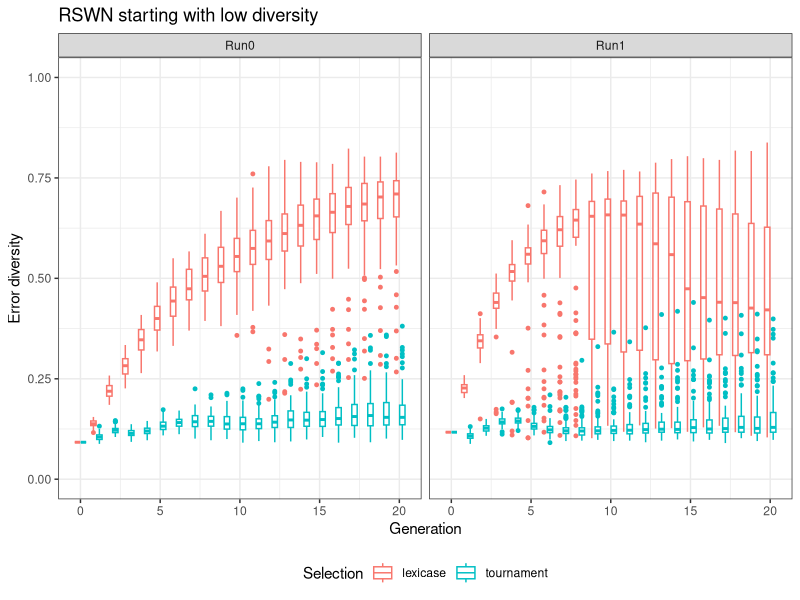
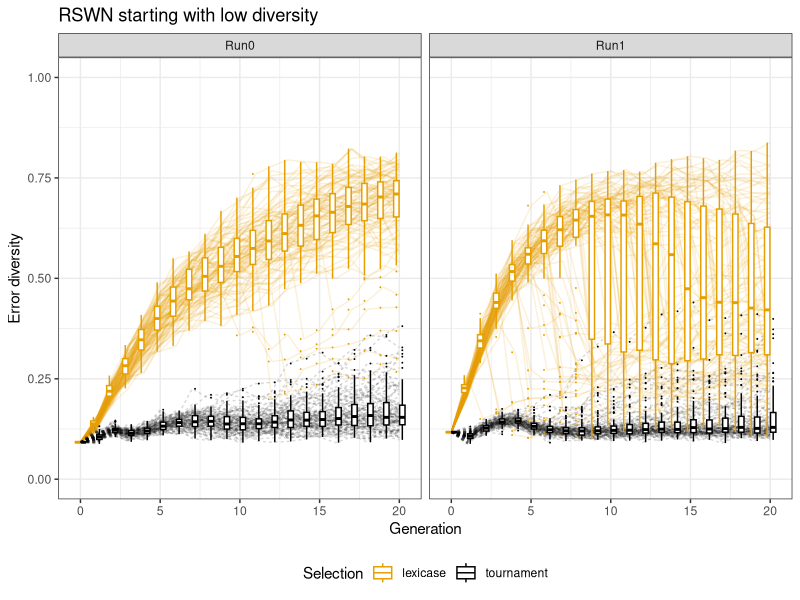
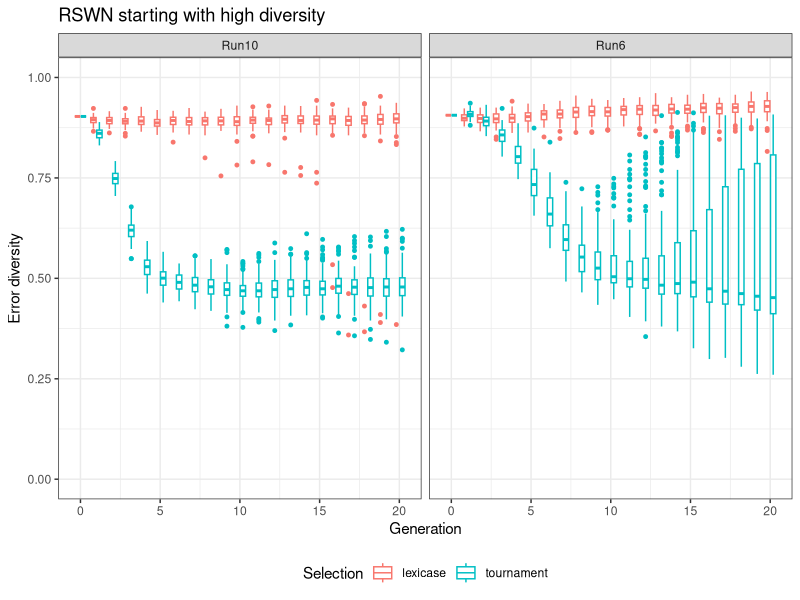
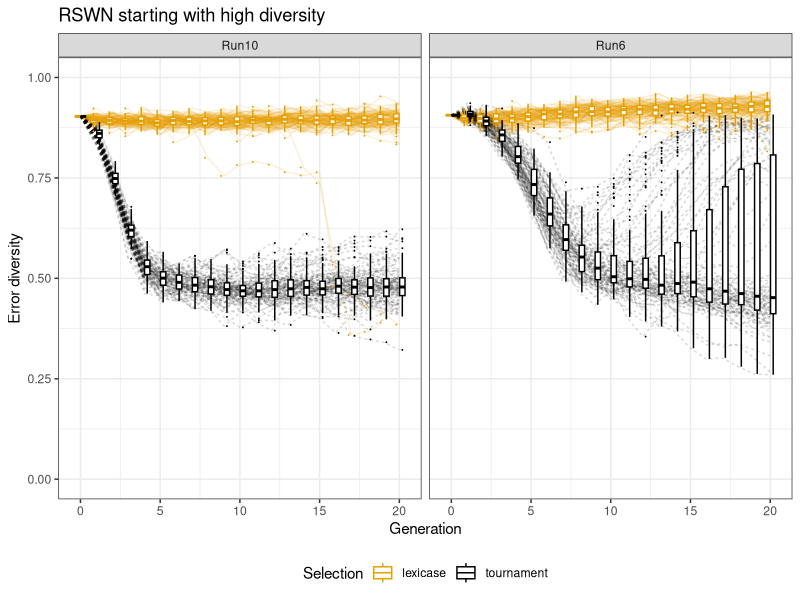
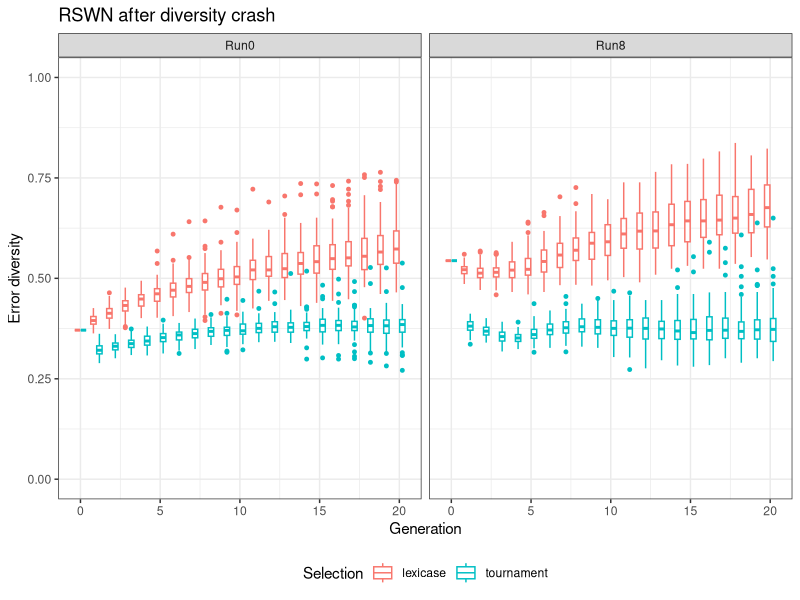
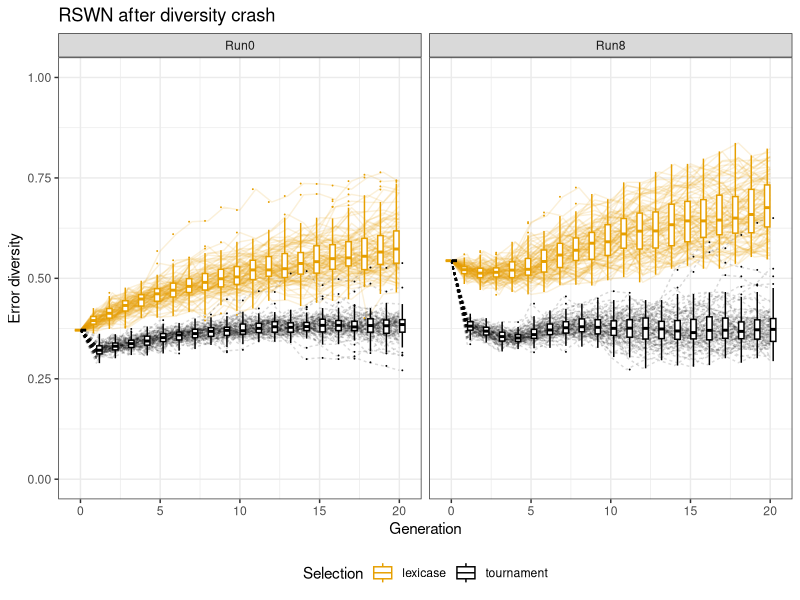
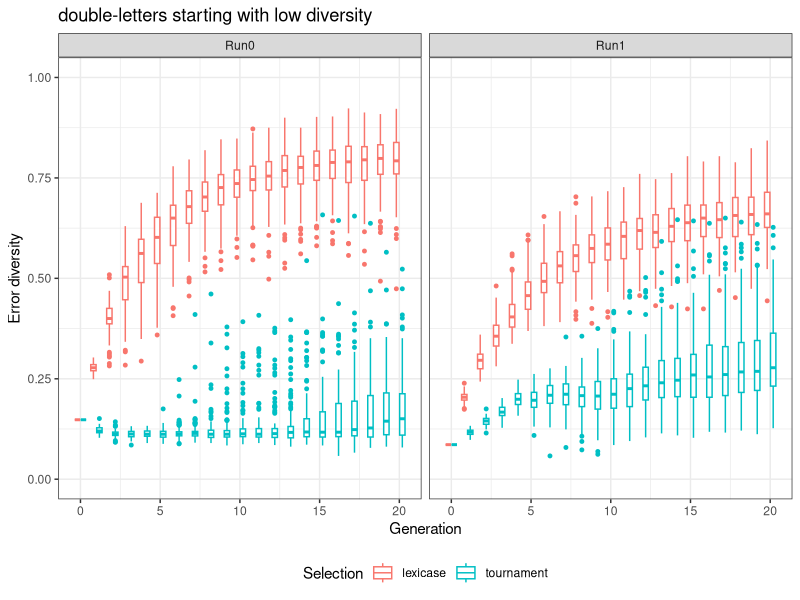
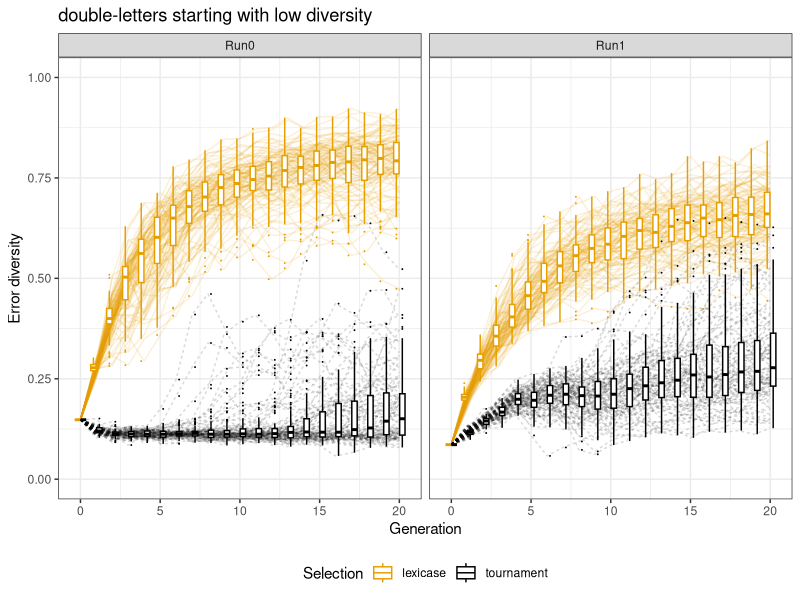

Recreate these plots in R, in order.
## ---- chunk 1
library("ggplot2")

div15run0 <- read.csv("data/RSWN/div15run0.csv")
div15run1 <- read.csv("data/RSWN/div15run1.csv")
div90run6 <- read.csv("data/RSWN/div90run6.csv")
div90run10 <- read.csv("data/RSWN/div90run10.csv")
drop25run0 <- read.csv("data/RSWN/drop25run0.csv")
drop25run8 <- read.csv("data/RSWN/drop25run8.csv")

dl_div15run0 <- read.csv("data/DoubleLetters/double_letters_div15_run0.csv")
dl_div15run1 <- read.csv("data/DoubleLetters/double_letters_div15_run1.csv")
dl_div90run0 <- read.csv("data/DoubleLetters/double_letters_div90_run0.csv")
dl_div90run3 <- read.csv("data/DoubleLetters/double_letters_div90_run3.csv")
dl_drop25run0 <- read.csv("data/DoubleLetters/double_letters_drop_25_run0.csv")
dl_drop25run21 <- read.csv("data/DoubleLetters/double_letters_drop_25_run21.csv")
## ---- chunk 2
#for (d in list(div15run0, div15run1, div90run6, div90run10, drop25run0, drop25run8)) {
#  d$selection <- sapply(strsplit(as.character(d$method), "-"), function(l) l[[3]])
#  print(names(d))
#}

div15run0$selection <- sapply(strsplit(as.character(div15run0$method), "-"), function(l) l[[3]])
div15run1$selection <- sapply(strsplit(as.character(div15run1$method), "-"), function(l) l[[3]])
div90run6$selection <- sapply(strsplit(as.character(div90run6$method), "-"), function(l) l[[3]])
div90run10$selection <- sapply(strsplit(as.character(div90run10$method), "-"), function(l) l[[3]])
drop25run0$selection <- sapply(strsplit(as.character(drop25run0$method), "-"), function(l) l[[3]])
drop25run8$selection <- sapply(strsplit(as.character(drop25run8$method), "-"), function(l) l[[3]])

dl_div15run0$selection <- sapply(strsplit(as.character(dl_div15run0$method), "-"), function(l) l[[3]])
dl_div15run1$selection <- sapply(strsplit(as.character(dl_div15run1$method), "-"), function(l) l[[3]])
dl_div90run0$selection <- sapply(strsplit(as.character(dl_div90run0$method), "-"), function(l) l[[3]])
dl_div90run3$selection <- sapply(strsplit(as.character(dl_div90run3$method), "-"), function(l) l[[3]])
dl_drop25run0$selection <- sapply(strsplit(as.character(dl_drop25run0$method), "-"), function(l) l[[3]])
dl_drop25run21$selection <- sapply(strsplit(as.character(dl_drop25run21$method), "-"), function(l) l[[3]])

div15run0$run <- sapply(strsplit(as.character(div15run0$method), "-"), function(l) l[[2]])
div15run1$run <- sapply(strsplit(as.character(div15run1$method), "-"), function(l) l[[2]])
div90run6$run <- sapply(strsplit(as.character(div90run6$method), "-"), function(l) l[[2]])
div90run10$run <- sapply(strsplit(as.character(div90run10$method), "-"), function(l) l[[2]])
drop25run0$run <- sapply(strsplit(as.character(drop25run0$method), "-"), function(l) l[[2]])
drop25run8$run <- sapply(strsplit(as.character(drop25run8$method), "-"), function(l) l[[2]])

dl_div15run0$run <- sapply(strsplit(as.character(dl_div15run0$method), "-"), function(l) l[[2]])
dl_div15run1$run <- sapply(strsplit(as.character(dl_div15run1$method), "-"), function(l) l[[2]])
dl_div90run0$run <- sapply(strsplit(as.character(dl_div90run0$method), "-"), function(l) l[[2]])
dl_div90run3$run <- sapply(strsplit(as.character(dl_div90run3$method), "-"), function(l) l[[2]])
dl_drop25run0$run <- sapply(strsplit(as.character(dl_drop25run0$method), "-"), function(l) l[[2]])
dl_drop25run21$run <- sapply(strsplit(as.character(dl_drop25run21$method), "-"), function(l) l[[2]])

div15run0$start <- sapply(strsplit(as.character(div15run0$method), "-"), function(l) l[[1]])
div15run1$start <- sapply(strsplit(as.character(div15run1$method), "-"), function(l) l[[1]])
div90run6$start <- sapply(strsplit(as.character(div90run6$method), "-"), function(l) l[[1]])
div90run10$start <- sapply(strsplit(as.character(div90run10$method), "-"), function(l) l[[1]])
drop25run0$start <- sapply(strsplit(as.character(drop25run0$method), "-"), function(l) l[[1]])
drop25run8$start <- sapply(strsplit(as.character(drop25run8$method), "-"), function(l) l[[1]])

dl_div15run0$start <- sapply(strsplit(as.character(dl_div15run0$method), "-"), function(l) l[[1]])
dl_div15run1$start <- sapply(strsplit(as.character(dl_div15run1$method), "-"), function(l) l[[1]])
dl_div90run0$start <- sapply(strsplit(as.character(dl_div90run0$method), "-"), function(l) l[[1]])
dl_div90run3$start <- sapply(strsplit(as.character(dl_div90run3$method), "-"), function(l) l[[1]])
dl_drop25run0$start <- sapply(strsplit(as.character(dl_drop25run0$method), "-"), function(l) l[[1]])
dl_drop25run21$start <- sapply(strsplit(as.character(dl_drop25run21$method), "-"), function(l) l[[1]])
## ---- chunk 3
update_geom_defaults("point", list(colour = NULL, alpha=0.05))

cbbPalette <- c("#E69F00", "#56B4E9")
cbbPalette <- c("#E69F00", "#000000")
## ---- chunk 4
div15 = rbind(div15run0, div15run1)


ggplot(div15, aes(x=generation, y=error_vector_diversity, color=selection)) + 
  geom_boxplot(aes(group=interaction(generation, selection)), outlier.size=1) + 
  ylim(0, 1) +
  labs(title = "RSWN starting with low diversity", x="Generation", y="Error diversity", color="Selection") +
  facet_grid(. ~ run) +
  theme_bw() + 
  theme(legend.position = "bottom")

ggplot(div15, aes(x=generation, y=error_vector_diversity, color=selection)) + 
  geom_line(aes(group=interaction(trial, method), linetype=selection), alpha=0.15, show_guide=FALSE) + 
  geom_boxplot(aes(group=interaction(generation, selection)), outlier.size=0) + 
  ylim(0, 1) + 
  labs(title = "RSWN starting with low diversity", x="Generation", y="Error diversity", color="Selection") +
  facet_grid(. ~ run) +
  scale_colour_manual(values = cbbPalette) +
  theme_bw() + 
  theme(legend.position = "bottom", legend.direction = "horizontal")
## ---- chunk 5
div90 = rbind(div90run6, div90run10)

ggplot(div90, aes(x=generation, y=error_vector_diversity, color=selection)) + 
  geom_boxplot(aes(group=interaction(generation, selection)), outlier.size=1) + 
  ylim(0, 1) +
  labs(title = "RSWN starting with high diversity", x="Generation", y="Error diversity", color="Selection") +
  facet_grid(. ~ run) +
  theme_bw() + 
  theme(legend.position = "bottom")

ggplot(div90, aes(x=generation, y=error_vector_diversity, color=selection)) + 
  geom_line(aes(group=interaction(trial, method), linetype=selection), alpha=0.15, show_guide=FALSE) + 
  geom_boxplot(aes(group=interaction(generation, selection)), outlier.size=0) + 
  ylim(0, 1) + 
  labs(title = "RSWN starting with high diversity", x="Generation", y="Error diversity", color="Selection") +
  facet_grid(. ~ run) +
  scale_colour_manual(values = cbbPalette) +
  theme_bw() + 
  theme(legend.position = "bottom")
## ---- chunk 6
drop25 = rbind(drop25run0, drop25run8)

ggplot(drop25, aes(x=generation, y=error_vector_diversity, color=selection)) + 
  geom_boxplot(aes(group=interaction(generation, selection)), outlier.size=1) + 
  ylim(0, 1) +
  labs(title = "RSWN after diversity crash", x="Generation", y="Error diversity", color="Selection") +
  facet_grid(. ~ run) +
  theme_bw() + 
  theme(legend.position = "bottom")

ggplot(drop25, aes(x=generation, y=error_vector_diversity, color=selection)) + 
  geom_line(aes(group=interaction(trial, method), linetype=selection), alpha=0.15, show_guide=FALSE) + 
  geom_boxplot(aes(group=interaction(generation, selection)), outlier.size=0) + 
  ylim(0, 1) + 
  labs(title = "RSWN after diversity crash", x="Generation", y="Error diversity", color="Selection") +
  facet_grid(. ~ run) +
  scale_colour_manual(values = cbbPalette) +
  theme_bw() + 
  theme(legend.position = "bottom")
## ---- chunk 7
dl_div15 = rbind(dl_div15run0, dl_div15run1)

ggplot(dl_div15, aes(x=generation, y=error_vector_diversity, color=selection)) + 
  geom_boxplot(aes(group=interaction(generation, selection)), outlier.size=1) + 
  ylim(0, 1) +
  labs(title = "double-letters starting with low diversity", x="Generation", y="Error diversity", color="Selection") +
  facet_grid(. ~ run) +
  theme_bw() + 
  theme(legend.position = "bottom")

ggplot(dl_div15, aes(x=generation, y=error_vector_diversity, color=selection)) + 
  geom_line(aes(group=interaction(trial, method), linetype=selection), alpha=0.15, show_guide=FALSE) + 
  geom_boxplot(aes(group=interaction(generation, selection)), outlier.size=0) + 
  ylim(0, 1) + 
  labs(title = "double-letters starting with low diversity", x="Generation", y="Error diversity", color="Selection") +
  facet_grid(. ~ run) +
  scale_colour_manual(values = cbbPalette) +
  theme_bw() + 
  theme(legend.position = "bottom")
## ---- chunk 8
dl_div90 = rbind(dl_div90run0, dl_div90run3)

ggplot(dl_div90, aes(x=generation, y=error_vector_diversity, color=selection)) + 
  geom_boxplot(aes(group=interaction(generation, selection)), outlier.size=1) + 
  ylim(0, 1) +
  labs(title = "double-letters starting with high diversity", x="Generation", y="Error diversity", color="Selection") +
  facet_grid(. ~ run) +
  theme_bw() + 
  theme(legend.position = "bottom")

ggplot(dl_div90, aes(x=generation, y=error_vector_diversity, color=selection)) + 
  geom_line(aes(group=interaction(trial, method), linetype=selection), alpha=0.15, show_guide=FALSE) + 
  geom_boxplot(aes(group=interaction(generation, selection)), outlier.size=0) + 
  ylim(0, 1) + 
  labs(title = "double-letters starting with high diversity", x="Generation", y="Error diversity", color="Selection") +
  facet_grid(. ~ run) +
  scale_colour_manual(values = cbbPalette) +
  theme_bw() + 
  theme(legend.position = "bottom")
## ---- chunk 9
dl_drop25 = rbind(dl_drop25run0, dl_drop25run21)

ggplot(dl_drop25, aes(x=generation, y=error_vector_diversity, color=selection)) + 
  geom_boxplot(aes(group=interaction(generation, selection)), outlier.size=1) + 
  ylim(0, 1) +
  labs(title = "double-letters after diversity crash", x="Generation", y="Error diversity", color="Selection") +
  facet_grid(. ~ run) +
  theme_bw() + 
  theme(legend.position = "bottom")

ggplot(dl_drop25, aes(x=generation, y=error_vector_diversity, color=selection)) + 
  geom_line(aes(group=interaction(trial, method), linetype=selection), alpha=0.15, show_guide=FALSE) + 
  geom_boxplot(aes(group=interaction(generation, selection)), outlier.size=0) + 
  ylim(0, 1) + 
  labs(title = "double-letters after diversity crash", x="Generation", y="Error diversity", color="Selection") +
  facet_grid(. ~ run) +
  scale_colour_manual(values = cbbPalette) +
  theme_bw() + 
  theme(legend.position = "bottom")
